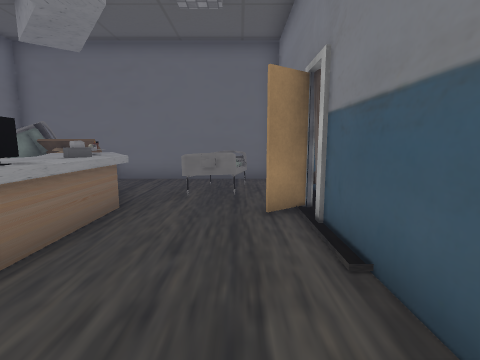
view 1 (above)

17 first-person views from a walk through a 3-D level made in the Unity game engine. The camera is 1.4 m above the floor, tilts 8° down and sees 85° across. The floor is counted in squares, 1 m on a side. Each view is taken from the middle of a square. On the plan, view 1 faces up. The plan holds only what a view shows up to about 13 squares ahead; the rest is blank. The place goes on beyond the plan. The player is left out. Some animated figures are not drawn. Some surface patterns are stand-ins.

view 2
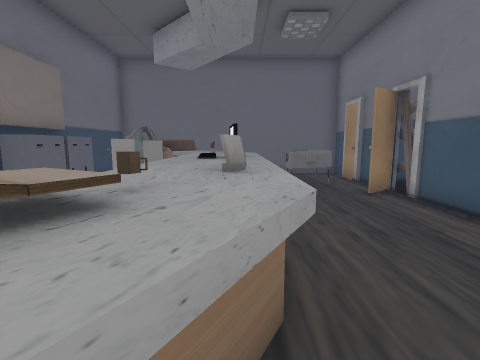

view 3
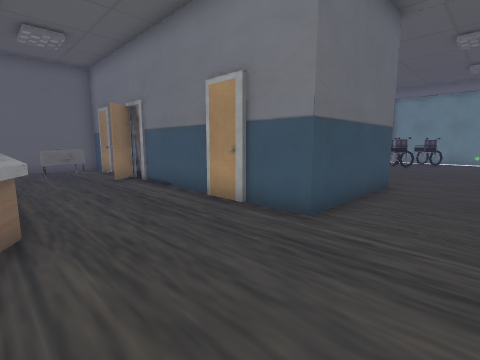

view 4
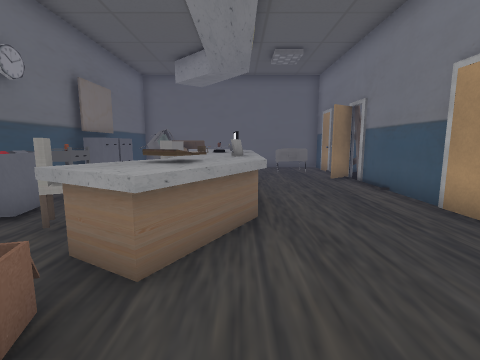

view 5
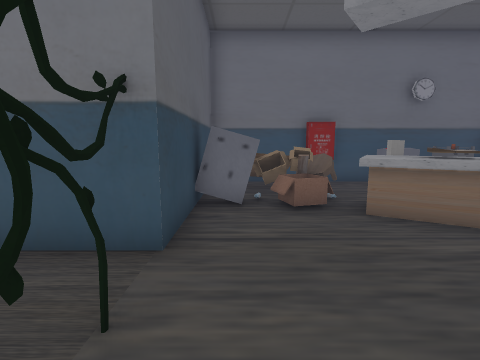

view 6
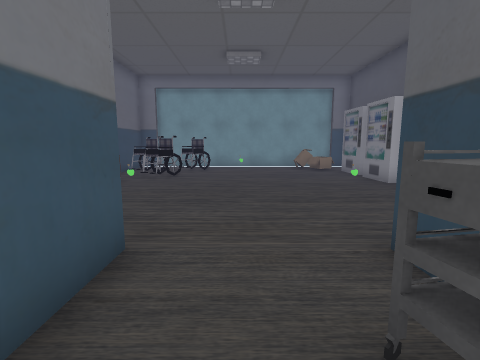

view 7
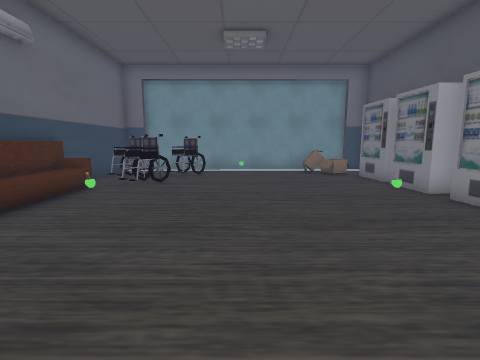

view 8
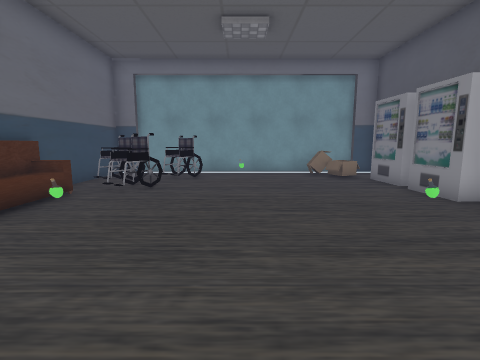

view 9
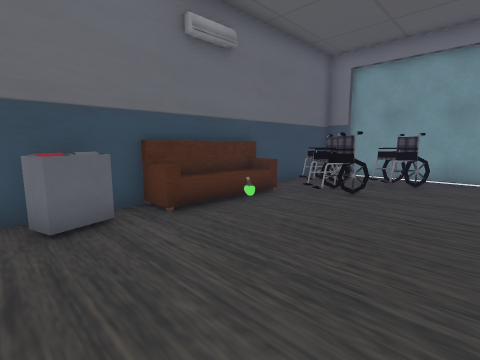

view 10
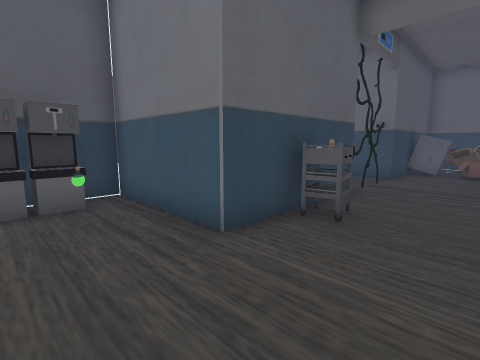

view 11
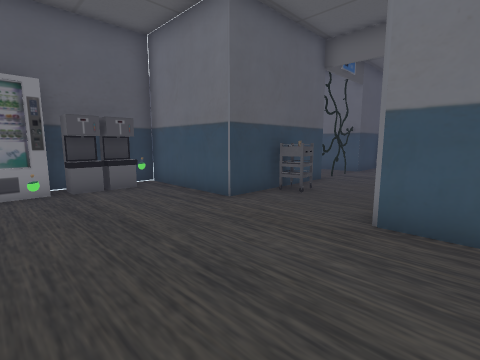

view 12
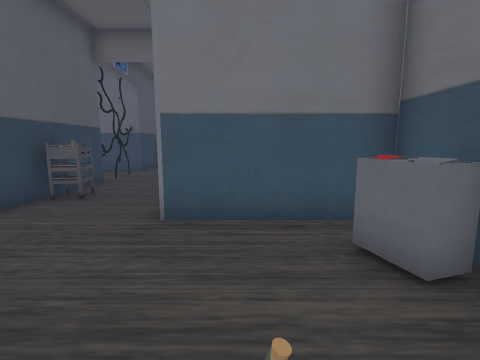

view 13
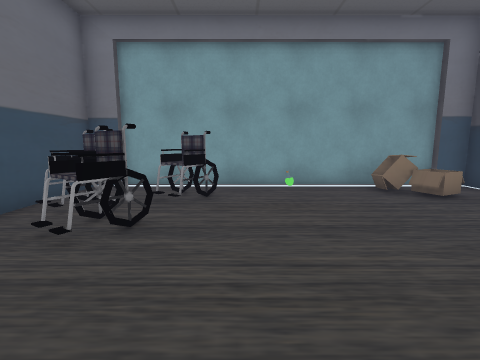

view 14
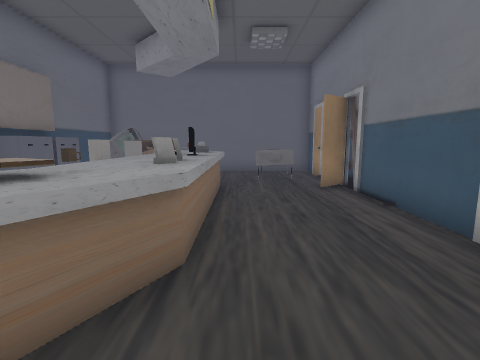

view 15
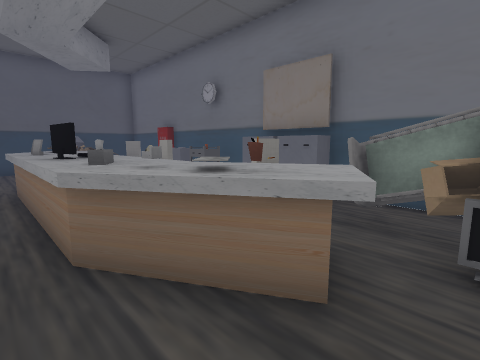

view 16
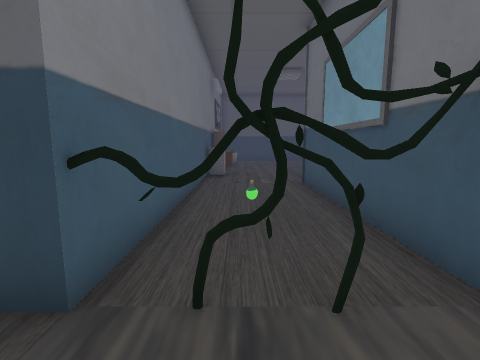

view 17
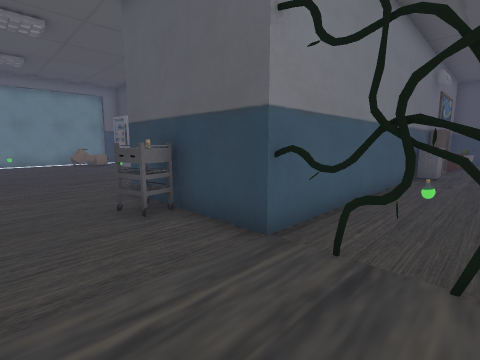

### Floor plan
Key: @ floor where view 1 was taken; # wall or solid block; x gap in a wall; . floor; = window, fence, low wall or low ledge; ^ raised ledge; C computer; H chair; M mug; P potion; T TV; O other object.
Columns run from 7 left of view 1 to 19 right of it. Each row starts with its distance up from view 1.
 11   ########
 10  ##......#
  9 ##T...^^.#
  8 ##^^..^^##
  7 #HH^^.^^##
  6 =HH^^.=x##
  5 #  ^^...##
  4 #  ^^....#
  3   H^C....#
  2    ^^....#   ##############
  1    ^^....#   ##^#^^^^ =^..#
  0 ^H M^..@.#   #.......^##..#
 -1  H^^^....#   #...P...^..^.#
 -2  =^^.....#####..........^.#
 -3  O##......................#
 -4 ===....................O..#
 -5  ##........^..............#
 -6  ####.#x######............#
 -7     ##..#    #...O.......=#
 -8      #.P#    #.O........=^#
 -9      #..#    #.##...####=##
-10      #..#    #.###### #  ##
-11      #..#    ###
-12      #..#
-13      #  #

Where each view was taken, in squares from view 1:
view 1: 0 up, 0 right, facing up
view 2: 2 down, 3 left, facing up
view 3: 5 down, 3 left, facing up-right
view 4: 5 down, 3 left, facing up
view 5: 5 down, 1 right, facing left
view 6: 4 down, 3 right, facing right
view 7: 4 down, 5 right, facing right
view 8: 4 down, 6 right, facing right
view 9: 4 down, 7 right, facing up-right
view 10: 3 down, 9 right, facing down-left
view 11: 1 down, 11 right, facing down-left
view 12: 1 down, 11 right, facing left
view 13: 3 down, 10 right, facing right
view 14: 3 down, 2 left, facing up
view 15: 9 up, 2 left, facing down-left
view 16: 4 down, 0 right, facing down
view 17: 3 down, 1 left, facing down-right
